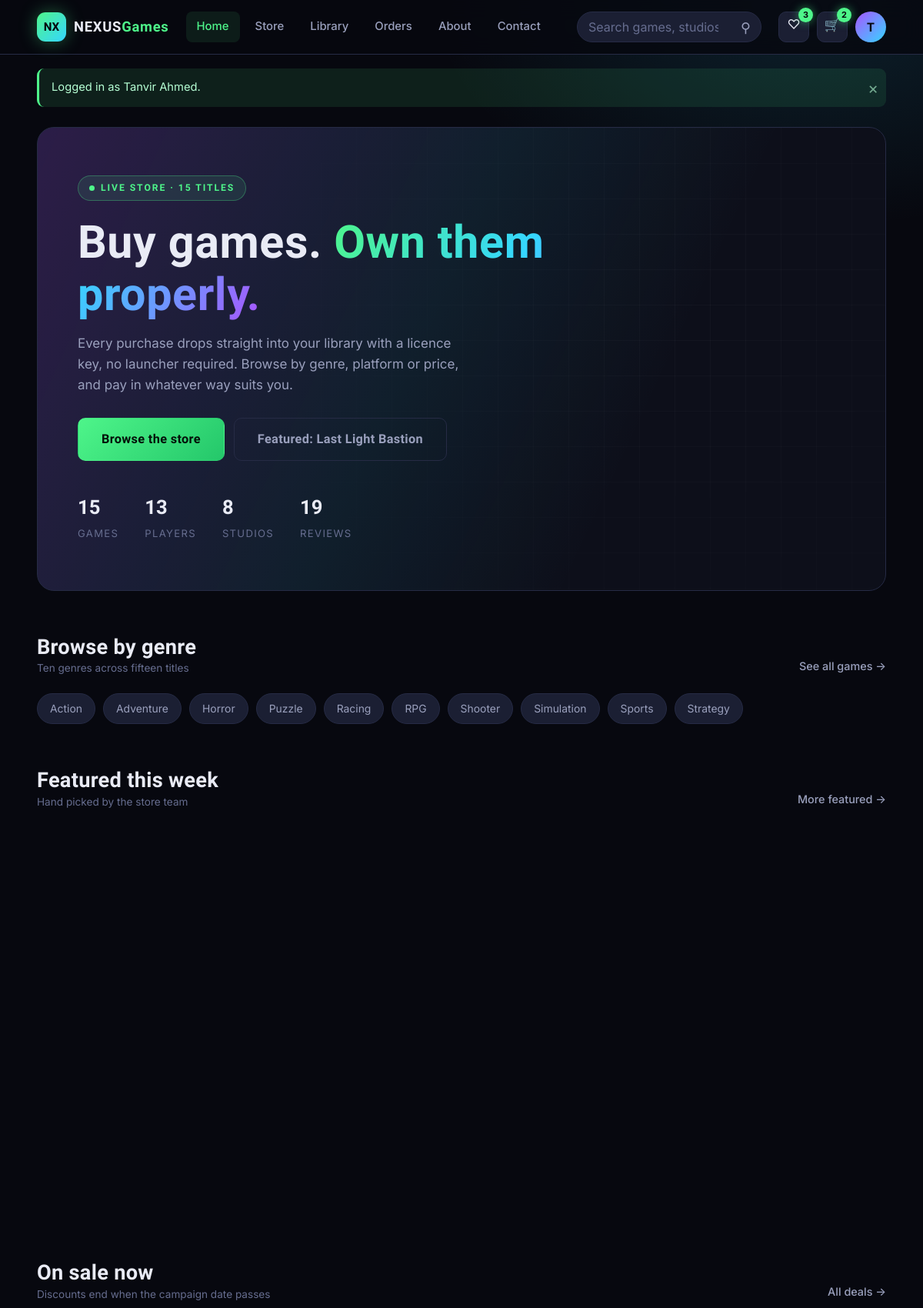
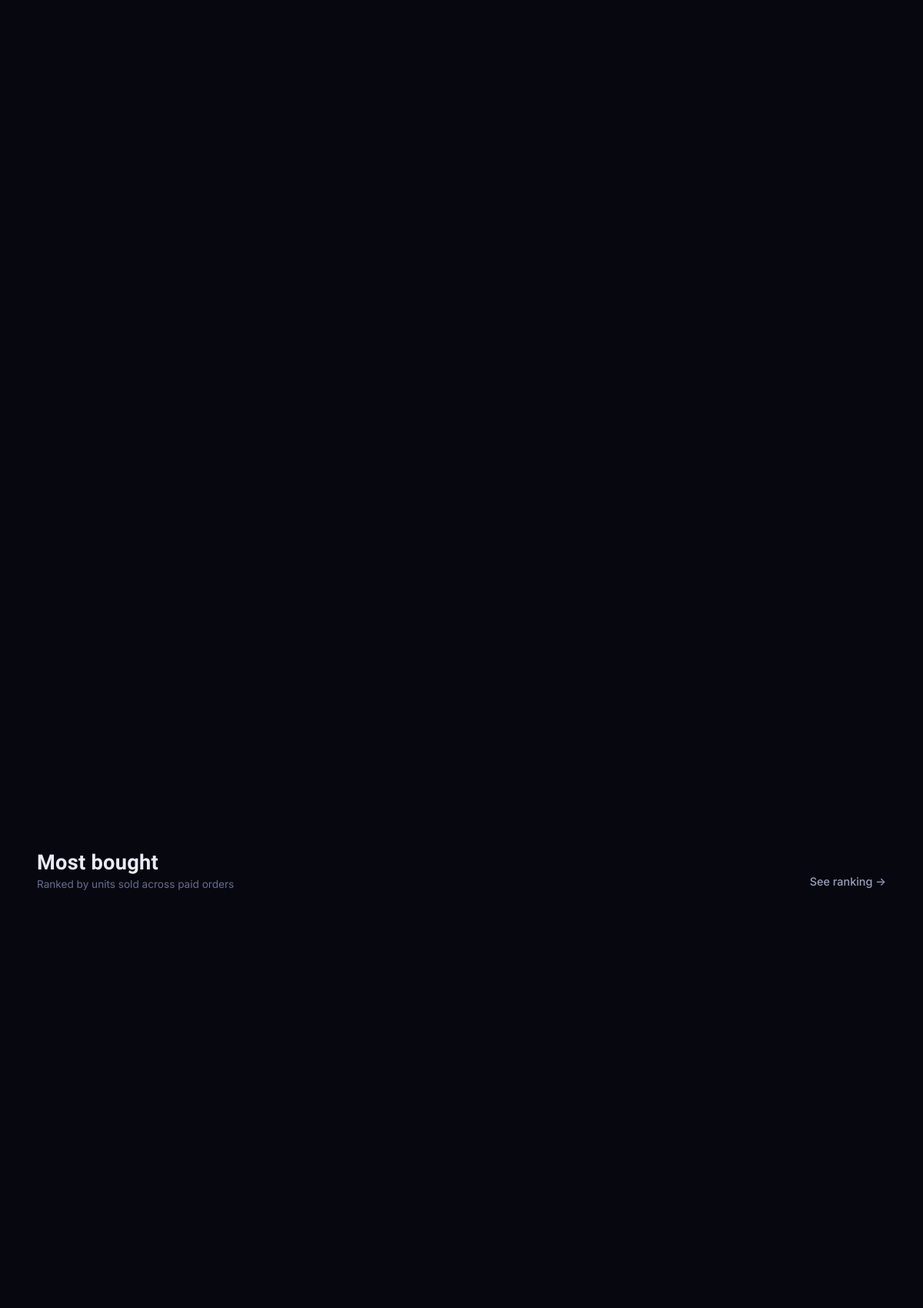
Screenshot of /index.php (signed in, upper part) with the database file from the repository (2 pictures, top to bottom).
### tables this page shows
CREATE TABLE genres (
    genre_id   INT AUTO_INCREMENT PRIMARY KEY,
    genre_name VARCHAR(50) NOT NULL UNIQUE
);

### backend/functions.php (called while the page is built, shortened)
<?php
function e($value) {
    return htmlspecialchars((string)$value, ENT_QUOTES, 'UTF-8');
}
function url($path = '') {
    return BASE_URL . ltrim($path, '/');
}
function all_genres(PDO $pdo)     { return $pdo->query('SELECT * FROM genres ORDER BY genre_name')->fetchAll(); }

### index.php (the view, shortened to what this page needs)
<?php
require_once __DIR__ . '/backend/functions.php';
$featured = $pdo->query(
    "SELECT * FROM game_catalog_view
      WHERE status = 'active' AND category_name = 'Featured'
      ORDER BY avg_rating DESC LIMIT 4"
)->fetchAll();
$popular = $pdo->query(
    "SELECT * FROM game_catalog_view
      WHERE status = 'active'
      ORDER BY units_sold DESC, avg_rating DESC LIMIT 5"
)->fetchAll();
$deals = $pdo->query(
    "SELECT * FROM game_catalog_view
      WHERE status = 'active' AND discount_percentage > 0
      ORDER BY discount_percentage DESC LIMIT 5"
)->fetchAll();
$heroGame = $featured[0] ?? ($popular[0] ?? null);
$stats = $pdo->query(
    "SELECT (SELECT COUNT(*) FROM games WHERE status='active')      AS games,
            (SELECT COUNT(*) FROM users WHERE role='customer')      AS players,
            (SELECT COUNT(*) FROM developers)                       AS studios,
            (SELECT COUNT(*) FROM reviews)                          AS reviews"
)->fetch();
$genres = all_genres($pdo);
require __DIR__ . '/backend/header.php';
?>
<section class="wrap">
  <div class="hero">
    <div class="hero-content">
      <span class="eyebrow"><span class="dot"></span> Live store &middot; <?= (int)$stats['games'] ?> titles</span>
      <h1>Buy games. <span>Own them properly.</span></h1>
      <p>
        Every purchase drops straight into your library with a licence key, no launcher required.
        Browse by genre, platform or price, and pay in whatever way suits you.
      </p>
      <div class="hero-cta">
        <a class="btn btn-primary btn-lg" href="<?= url('games.php') ?>">Browse the store</a>
        <?php if ($heroGame): ?>
          <a class="btn btn-ghost btn-lg" href="<?= url('game_details.php?id=' . (int)$heroGame['game_id']) ?>">
            Featured: <?= e($heroGame['title']) ?>
          </a>
        <?php endif; ?>
      </div>
      <div class="hero-stats">
        <div><strong><?= (int)$stats['games'] ?></strong><span>Games</span></div>
        <div><strong><?= (int)$stats['players'] ?></strong><span>Players</span></div>
        <div><strong><?= (int)$stats['studios'] ?></strong><span>Studios</span></div>
        <div><strong><?= (int)$stats['reviews'] ?></strong><span>Reviews</span></div>
      </div>
    </div>
  </div>
</section>
<section class="wrap section">
  <div class="section-head">
    <h2>Browse by genre<small>Ten genres across fifteen titles</small></h2>
    <a class="link" href="<?= url('games.php') ?>">See all games &rarr;</a>
  </div>
  <div class="chip-row">
    <?php foreach ($genres as $g): ?>
      <a class="chip" href="<?= url('games.php?genre=' . (int)$g['genre_id']) ?>"><?= e($g['genre_name']) ?></a>
    <?php endforeach; ?>
  </div>
</section>
<?php if ($featured): ?>
<section class="wrap section">
  <div class="section-head">
    <h2>Featured this week<small>Hand picked by the store team</small></h2>
    <a class="link" href="<?= url('games.php?category=1') ?>">More featured &rarr;</a>
  </div>
  <div class="game-grid">
  </div>
</section>
<?php endif; ?>
<?php if ($deals): ?>
<section class="wrap section">
  <div class="section-head">
    <h2>On sale now<small>Discounts end when the campaign date passes</small></h2>
    <a class="link" href="<?= url('games.php?discounted=1') ?>">All deals &rarr;</a>
  </div>
  <div class="game-grid">
  </div>
</section>
<?php endif; ?>
<section class="wrap section">
  <div class="section-head">
    <h2>Most bought<small>Ranked by units sold across paid orders</small></h2>
    <a class="link" href="<?= url('games.php?sort=popular') ?>">See ranking &rarr;</a>
  </div>
  <div class="game-grid">
  </div>
</section>
<?php require __DIR__ . '/backend/footer.php'; ?>

### css/style.css (style rules this page uses)
:root { --bg: #07080f; --bg-soft: #0d0f1a; --surface: #12142099; --surface-solid: #141727; --surface-2: #1b1f33; --line: #262b45; --text: #e9ebf5; --text-dim: #9aa0bd; --text-faint: #666d8f; --green: #4ef58a; --purple: #a855ff; --blue: #35d6ff; --orange: #ff8a3d; --red: #ff4d6d; --radius: 14px; --radius-sm: 9px; --shadow: 0 18px 45px rgba(0,0,0,.55); --ease: cubic-bezier(.22,.9,.3,1); --display: 'Chakra Petch', 'Segoe UI', system-ui, sans-serif; --body: 'Inter', 'Segoe UI', system-ui, -apple-system, sans-serif; }
* { margin: 0; padding: 0; box-sizing: border-box; }
html { scroll-behavior: smooth; }
body { font-family: var(--body); background: var(--bg); color: var(--text); line-height: 1.6; min-height: 100vh; display: flex; flex-direction: column; background-image: radial-gradient(900px 500px at 12% -8%, rgba(168,85,255,.16), transparent 60%), radial-gradient(800px 480px at 88% 0%, rgba(53,214,255,.12), transparent 62%); background-attachment: fixed; }
a { color: inherit; text-decoration: none; }
h1, h2, h3, h4 { font-family: var(--display); font-weight: 700; line-height: 1.15; letter-spacing: .01em; }
.wrap { width: min(1240px, 92vw); margin-inline: auto; }
.btn { display: inline-flex; align-items: center; justify-content: center; gap: 8px; padding: 11px 22px; border: 1px solid transparent; border-radius: 10px; font-family: var(--display); font-weight: 600; font-size: .95rem; letter-spacing: .02em; cursor: pointer; text-align: center; transition: transform .18s var(--ease), box-shadow .22s var(--ease), background .2s var(--ease), border-color .2s var(--ease); }
.btn-lg { padding: 14px 30px; font-size: 1.02rem; }
.btn-primary { background: linear-gradient(135deg, var(--green), #24c76a); color: #04120a; }
.btn-ghost { background: transparent; border-color: var(--line); color: var(--text-dim); }
.hero { position: relative; overflow: hidden; margin-top: 26px; padding: 62px 52px; border: 1px solid var(--line); border-radius: 22px; background: linear-gradient(115deg, rgba(168,85,255,.20), rgba(53,214,255,.08) 45%, transparent 70%), var(--bg-soft); }
.hero::after { content: ''; position: absolute; inset: 0; background-image: linear-gradient(rgba(255,255,255,.028) 1px, transparent 1px), linear-gradient(90deg, rgba(255,255,255,.028) 1px, transparent 1px); background-size: 46px 46px; mask-image: radial-gradient(circle at 78% 40%, #000, transparent 72%); pointer-events: none; }
.hero-content { position: relative; z-index: 2; max-width: 620px; }
.eyebrow { display: inline-flex; align-items: center; gap: 8px; padding: 6px 14px; margin-bottom: 20px; font-family: var(--display); font-size: .76rem; font-weight: 600; text-transform: uppercase; letter-spacing: .16em; color: var(--green); background: rgba(78,245,138,.1); border: 1px solid rgba(78,245,138,.3); border-radius: 999px; }
.eyebrow .dot { width: 7px; height: 7px; border-radius: 50%; background: var(--green); animation: pulse 1.9s infinite; }
.hero h1 { font-size: clamp(2.2rem, 5.2vw, 3.7rem); margin-bottom: 16px; }
.hero h1 span { background: linear-gradient(120deg, var(--green), var(--blue), var(--purple)); -webkit-background-clip: text; background-clip: text; color: transparent; }
.hero p { color: var(--text-dim); font-size: 1.06rem; max-width: 520px; margin-bottom: 28px; }
.hero-cta { display: flex; gap: 12px; flex-wrap: wrap; }
.hero-stats { display: flex; gap: 34px; margin-top: 40px; flex-wrap: wrap; }
.hero-stats div strong { display: block; font-family: var(--display); font-size: 1.6rem; color: var(--text); }
.hero-stats div span { font-size: .82rem; color: var(--text-faint); text-transform: uppercase; letter-spacing: .1em; }
.section { margin-top: 58px; }
.section-head { display: flex; align-items: flex-end; justify-content: space-between; gap: 18px; margin-bottom: 24px; flex-wrap: wrap; }
.section-head h2 { font-size: 1.7rem; }
.section-head h2 small { display: block; font-family: var(--body); font-size: .85rem; font-weight: 400; color: var(--text-faint); letter-spacing: 0; margin-top: 4px; }
.section-head .link { font-size: .9rem; color: var(--text-dim); font-weight: 500; transition: color .2s var(--ease); }
.game-grid { display: grid; gap: 20px; grid-template-columns: repeat(auto-fill, minmax(230px, 1fr)); }
.chip-row { display: flex; gap: 10px; flex-wrap: wrap; }
.chip { padding: 8px 16px; border-radius: 999px; font-size: .87rem; background: var(--surface-2); border: 1px solid var(--line); color: var(--text-dim); transition: .2s var(--ease); }

### rows the page displays
genres: genre_name "Action"
genres: genre_name "Adventure"
genres: genre_name "Horror"
genres: genre_name "Puzzle"
genres: genre_name "Racing"
genres: genre_name "RPG"
genres: genre_name "Shooter"
genres: genre_name "Simulation"
genres: genre_name "Sports"
genres: genre_name "Strategy"

### other values shown
$navWishCount "3"
$navCartCount "2"
substr(current_user_name(), 0, 1) "T"
$f['message'] "Logged in as Tanvir Ahmed."
$stats['games'] "15"
$heroGame['title'] "Last Light Bastion"
$stats['players'] "13"
$stats['studios'] "8"
$stats['reviews'] "19"
